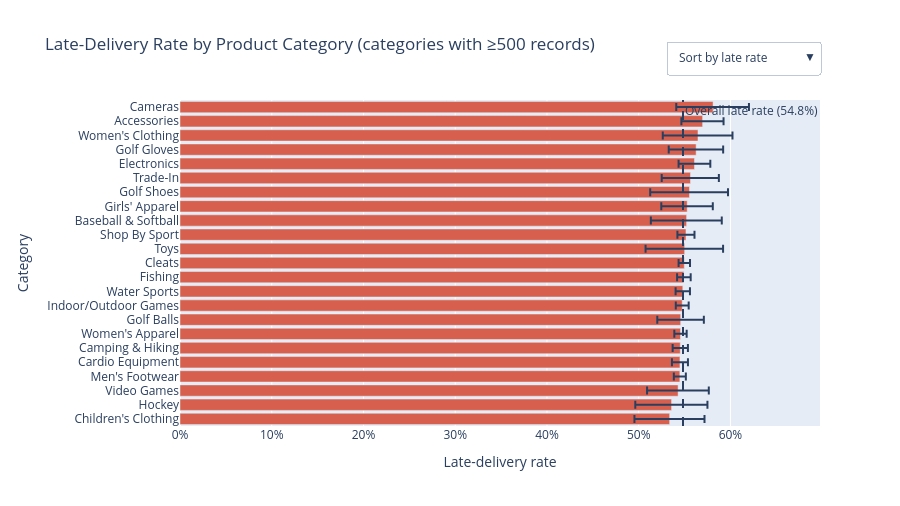

Source (notebook cell):
### Code cell
# 4) Category late rate with a dropdown to change the sort order
t = reliable_cats
order_by_rate = t.sort_values("late_rate")["category_name"].tolist()
order_by_volume = t.sort_values("record_count")["category_name"].tolist()
fig = go.Figure(go.Bar(
    x=t["late_rate"], y=t["category_name"], orientation="h",
    error_x=dict(type="data", symmetric=False,
                 array=t["ci_high"] - t["late_rate"], arrayminus=t["late_rate"] - t["ci_low"]),
    customdata=t[HOVER_COLS].to_numpy(),
    hovertemplate="<b>%{y}</b><br>" + HOVER_DETAILS,
    marker_color="#d6604d",
))
fig.add_vline(x=OVERALL_LATE, line_dash="dash", annotation_text=OVERALL_LABEL)
fig.update_layout(
    title=f"Late-Delivery Rate by Product Category (categories with ≥{MIN_RECORDS} records)",
    xaxis_title="Late-delivery rate", yaxis_title="Category",
    xaxis=dict(tickformat=".0%"),
    yaxis=dict(categoryorder="array", categoryarray=order_by_rate),
    height=max(500, 22 * len(t)), margin=dict(l=180),
    updatemenus=[dict(
        type="dropdown", x=1.0, xanchor="right", y=1.08, yanchor="bottom",
        buttons=[
            dict(label="Sort by late rate", method="relayout",
                 args=[{"yaxis.categoryarray": order_by_rate}]),
            dict(label="Sort by record count", method="relayout",
                 args=[{"yaxis.categoryarray": order_by_volume}]),
        ],
    )],
)
show_and_save(fig, "category_name_late_rate")

### Figure 1 — Plotly figure (JSON) as saved in the notebook; plotly's stock layout.template omitted (floating-point values rounded to 4 significant figures)
{"data": [{"customdata": [[592.0, 344.0, 0.5811, 0.5409, 0.6202], [1780.0, 1014.0, 0.5697, 0.5465, 0.5925], [650.0, 367.0, 0.5646, 0.5262, 0.6022], [1070.0, 602.0, 0.5626, 0.5327, 0.5921], [3156.0, 1770.0, 0.5608, 0.5435, 0.5781], [974.0, 542.0, 0.5565, 0.5251, 0.5874], [524.0, 291.0, 0.5553, 0.5125, 0.5973], [1201.0, 664.0, 0.5529, 0.5246, 0.5808], [632.0, 349.0, 0.5522, 0.5132, 0.5906], [10980.0, 6058.0, 0.5515, 0.5422, 0.5608], [529.0, 291.0, 0.5501, 0.5075, 0.592], [24550.0, 13500.0, 0.5497, 0.5435, 0.5559], [17320.0, 9516.0, 0.5493, 0.5418, 0.5567], [15540.0, 8517.0, 0.5481, 0.5402, 0.5559], [19300.0, 10560.0, 0.5475, 0.5404, 0.5545], [1475.0, 805.0, 0.5458, 0.5203, 0.571], [21040.0, 11480.0, 0.5456, 0.5388, 0.5523], [13730.0, 7487.0, 0.5453, 0.537, 0.5537], [12490.0, 6805.0, 0.545, 0.5362, 0.5537], [22250.0, 12120.0, 0.5449, 0.5383, 0.5514], [838.0, 455.0, 0.543, 0.5091, 0.5764], [614.0, 329.0, 0.5358, 0.4963, 0.5749], [652.0, 348.0, 0.5337, 0.4954, 0.5717]], "error_x": {"array": [0.0391, 0.02283, 0.03763, 0.02945, 0.01723, 0.03092, 0.04199, 0.02791, 0.03834, 0.009281, 0.04188, 0.006215, 0.007397, 0.007812, 0.007013, 0.02526, 0.00672, 0.008316, 0.008719, 0.006536, 0.03346, 0.0391, 0.03798], "arrayminus": [0.04014, 0.02313, 0.03839, 0.0299, 0.01738, 0.03136, 0.0428, 0.02824, 0.03897, 0.009317, 0.0426, 0.006231, 0.007419, 0.007836, 0.007031, 0.0255, 0.006737, 0.008341, 0.008747, 0.006551, 0.03385, 0.03955, 0.03838], "symmetric": false, "type": "data"}, "hovertemplate": "<b>%{y}</b><br>Late rate: %{customdata[2]:.1%}<br>Order-item records: %{customdata[0]:,}<br>Late records: %{customdata[1]:,}<br>95% CI: %{customdata[3]:.1%} to %{customdata[4]:.1%}<extra></extra>", "marker": {"color": "#d6604d"}, "orientation": "h", "type": "bar", "x": [0.5811, 0.5697, 0.5646, 0.5626, 0.5608, 0.5565, 0.5553, 0.5529, 0.5522, 0.5515, 0.5501, 0.5497, 0.5493, 0.5481, 0.5475, 0.5458, 0.5456, 0.5453, 0.545, 0.5449, 0.543, 0.5358, 0.5337], "y": ["Cameras", "Accessories", "Women's Clothing", "Golf Gloves", "Electronics", "Trade-In", "Golf Shoes", "Girls' Apparel", "Baseball & Softball", "Shop By Sport", "Toys", "Cleats", "Fishing", "Water Sports", "Indoor/Outdoor Games", "Golf Balls", "Women's Apparel", "Camping & Hiking", "Cardio Equipment", "Men's Footwear", "Video Games", "Hockey", "Children's Clothing"]}], "layout": {"annotations": [{"showarrow": false, "text": "Overall late rate (54.8%)", "x": 0.5483, "xanchor": "left", "xref": "x", "y": 1, "yanchor": "top", "yref": "y domain"}], "height": 506, "margin": {"l": 180}, "shapes": [{"line": {"dash": "dash"}, "type": "line", "x0": 0.5483, "x1": 0.5483, "xref": "x", "y0": 0, "y1": 1, "yref": "y domain"}], "title": {"text": "Late-Delivery Rate by Product Category (categories with ≥500 records)"}, "updatemenus": [{"buttons": [{"args": [{"yaxis.categoryarray": ["Children's Clothing", "Hockey", "Video Games", "Men's Footwear", "Cardio Equipment", "Camping & Hiking", "Women's Apparel", "Golf Balls", "Indoor/Outdoor Games", "Water Sports", "Fishing", "Cleats", "Toys", "Shop By Sport", "Baseball & Softball", "Girls' Apparel", "Golf Shoes", "Trade-In", "Electronics", "Golf Gloves", "Women's Clothing", "Accessories", "Cameras"]}], "label": "Sort by late rate", "method": "relayout"}, {"args": [{"yaxis.categoryarray": ["Golf Shoes", "Toys", "Cameras", "Hockey", "Baseball & Softball", "Women's Clothing", "Children's Clothing", "Video Games", "Trade-In", "Golf Gloves", "Girls' Apparel", "Golf Balls", "Accessories", "Electronics", "Shop By Sport", "Cardio Equipment", "Camping & Hiking", "Water Sports", "Fishing", "Indoor/Outdoor Games", "Women's Apparel", "Men's Footwear", "Cleats"]}], "label": "Sort by record count", "method": "relayout"}], "type": "dropdown", "x": 1.0, "xanchor": "right", "y": 1.08, "yanchor": "bottom"}], "xaxis": {"tickformat": ".0%", "title": {"text": "Late-delivery rate"}}, "yaxis": {"categoryarray": ["Children's Clothing", "Hockey", "Video Games", "Men's Footwear", "Cardio Equipment", "Camping & Hiking", "Women's Apparel", "Golf Balls", "Indoor/Outdoor Games", "Water Sports", "Fishing", "Cleats", "Toys", "Shop By Sport", "Baseball & Softball", "Girls' Apparel", "Golf Shoes", "Trade-In", "Electronics", "Golf Gloves", "Women's Clothing", "Accessories", "Cameras"], "categoryorder": "array", "title": {"text": "Category"}}}}
